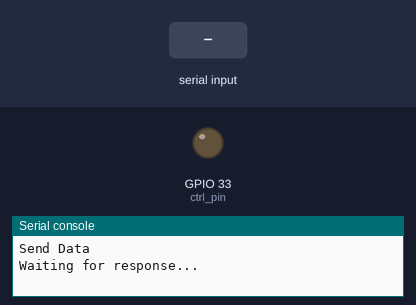
Bench run of a program on a simulated ESP32 board running MicroPython. Shown: output pins drawn as LEDs (lit = HIGH), the last lines printed to the serial console. The inputs (shaded band) are chosen by the test bench.

Above: at 1.2 s.
1.3 s: "5\n" received over the second serial link
At 2.45 s:
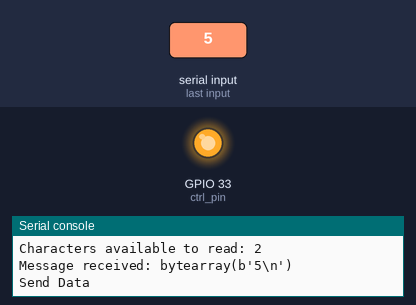
Timing chart, 0 to 35.0 s (numbered marks = the images above; inputs shaded):
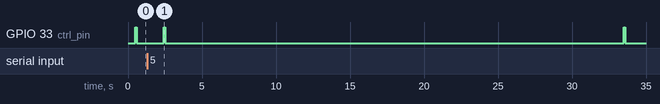

Measured:
- by itself, GPIO 33 (ctrl_pin): alternates HIGH for 0.10 s and LOW for 31.0 s

The program:

main.py
```python
# Master - load this to the ESP32 device acting as master

# Example 2 - RS485 Echo
# In this example the Master device sends a message to the Slave device.
# The master switches to receive mode after a short delay to allow the message to be completely sent
# The Slave device will then replay the received message, adding a count of the total number of messages received and sent

# Running the Example:
# 1) Connect the Slave device to power first
# 2) Connect the Master device to power

from machine import UART, Pin
import time
from micropython import const

# RS485 control
print('Setting up control pin')
ctrl_pin = Pin(33, Pin.OUT)
tx_pin_value = const(1)
rx_pin_value = const(0)
ctrl_pin.value(rx_pin_value)  # Start in receive mode to avoid spurious data when connecting devices

print('Setting up UART connected to MAX3485 chip')
uart = UART(2, 9600, bits=8, parity=None, stop=1, tx=25, rx=32)

# Message Send function
def send_message(message_to_send):
    # sends a message over UART -> RS485
    ctrl_pin.value(tx_pin_value)
    print('Send Data')
    uart.write(message_to_send.encode('ascii'))
    time.sleep_ms(100)  # Short delay to allow message to complete sending
    return 0

# Message receive function

buff = bytearray(50)

def receive_message(timeout_seconds = 30):
    # listens for a message RS485 -> UART

    ctrl_pin.value(rx_pin_value)  # set UART to receive mode
    buff[:] = b'\x00' * len(buff)  # reset the buffer

    poll_time = 200  # time between checking the UART any function

    print('Waiting for response...\n')
    for i in range(int(timeout_seconds * 1000 / poll_time)):

        data_avail = uart.any() # Gets number of characters which can be read from UART

        if data_avail > 0:
            print(f'Characters available to read: {data_avail}')
            uart.readinto(buff)
            return buff[0 : data_avail]

        time.sleep_ms(poll_time)

    # if timeed out
    return '-1 : timed out'


# Run the core example as Master device

# Short sleep to allow time for everything to settle down before starting tx/rx cycle
time.sleep_ms(500)

print('Starting test - Send + Receive...')
iterations = 10

for i in range(iterations):

    send_message(f'This is message number {i} sent.')
    msg_received = receive_message()
    if msg_received != -1:
        print(f'Message received: {msg_received}')
    time.sleep(1)

print('Completed test.')
```
